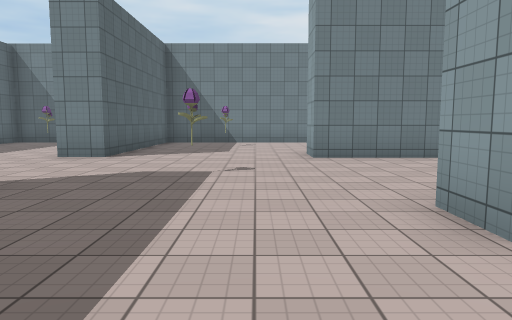
[1] (above)

23 first-person views from a walk through a Unity game level. The camera is 1.5 m above the floor, tilts 6° down and sees 70° across. The floor is counted in squares, 2 m on a side. Each view is taken from the middle of a square. On the plan, view 1 faces up. The plan holds only what a view shows up to about 11 squares ahead; the rest is blank. The place goes on beyond the plan. Surface patterns are stand-ins for the level's own textures.

[2]
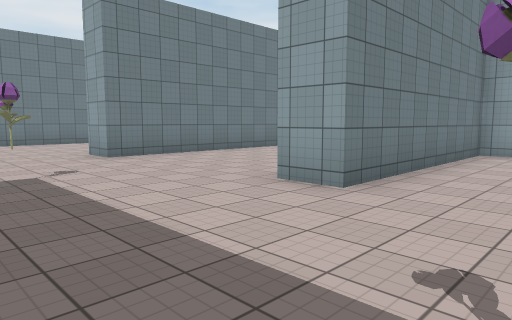

[3]
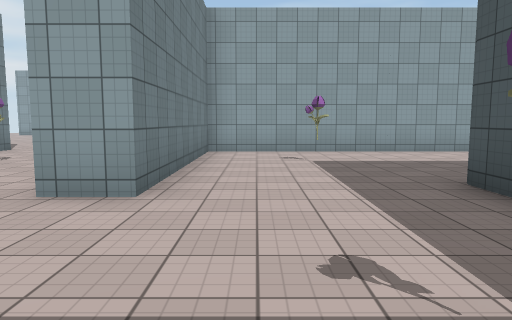

[4]
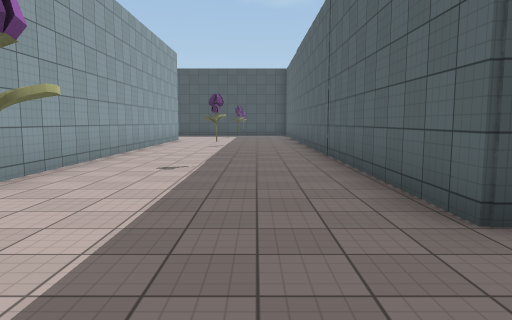

[5]
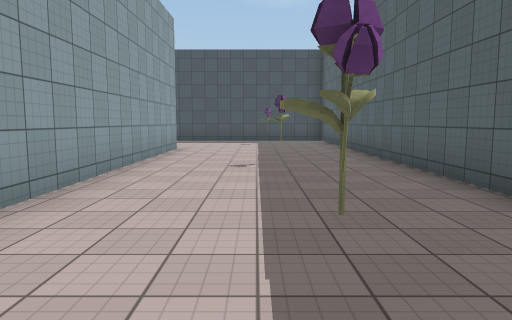

[6]
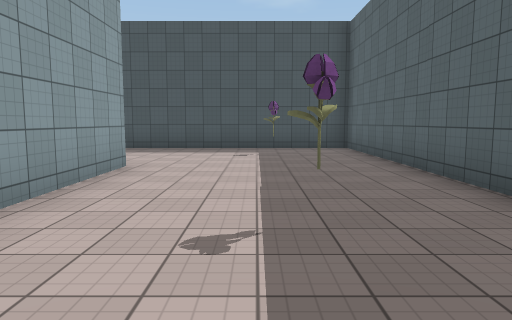

[7]
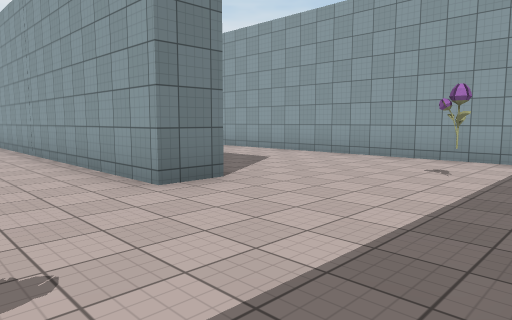

[8]
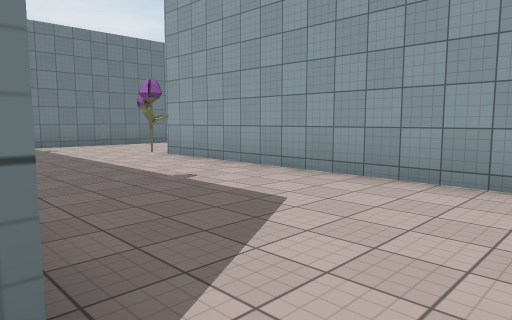

[9]
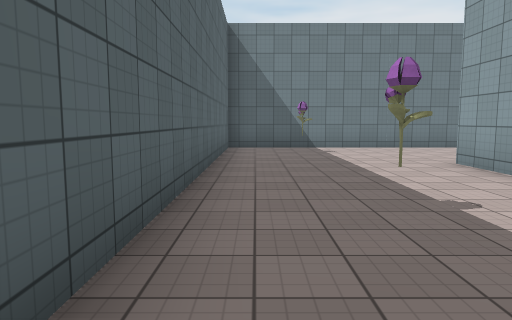

[10]
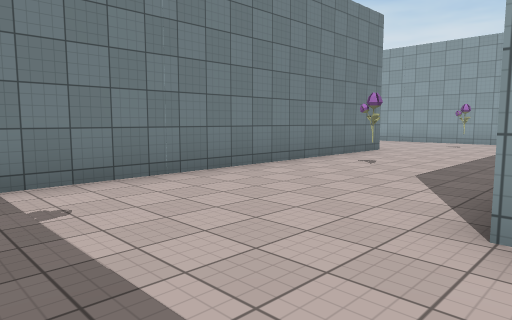

[11]
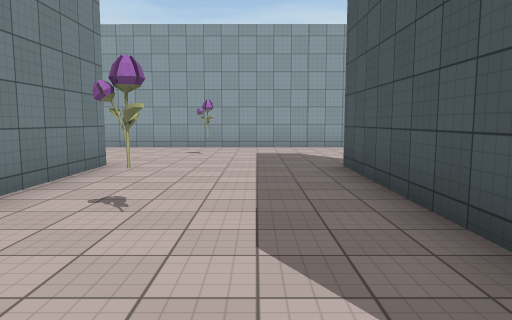

[12]
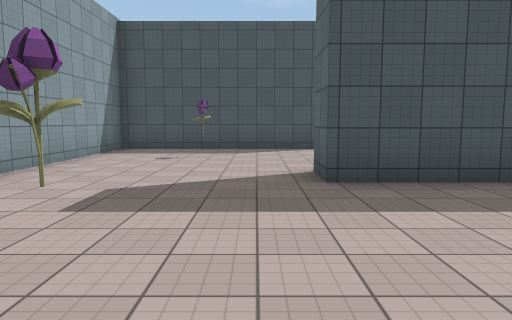

[13]
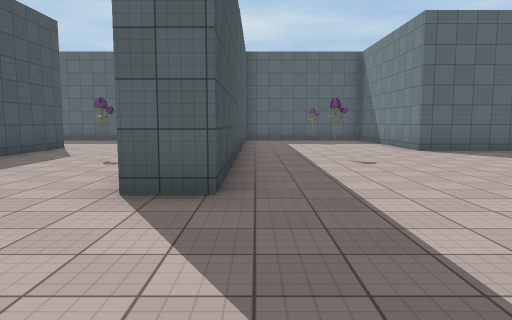

[14]
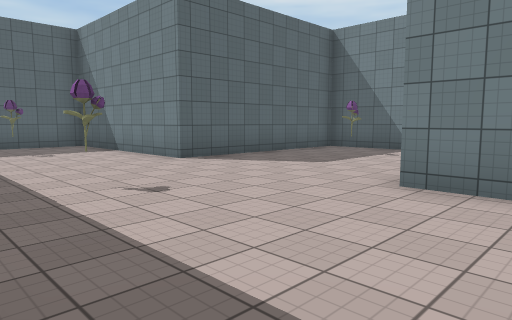

[15]
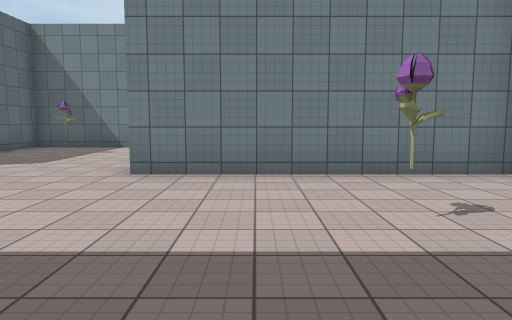

[16]
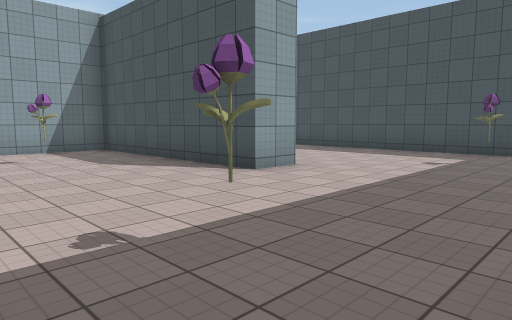

[17]
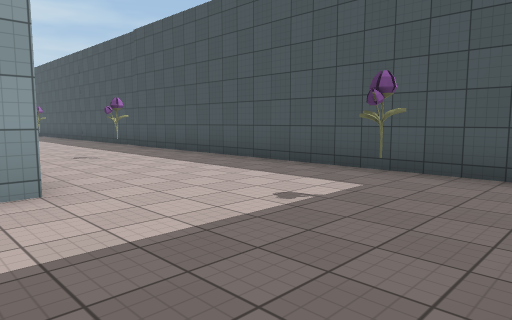

[18]
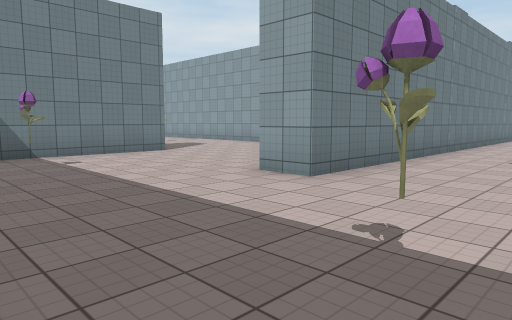

[19]
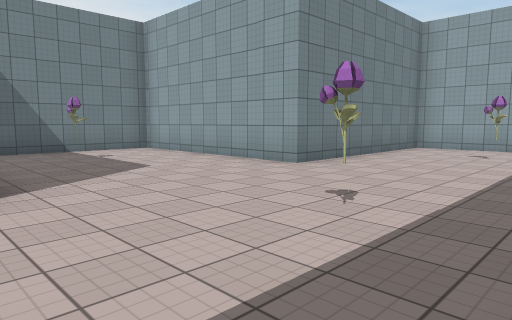

[20]
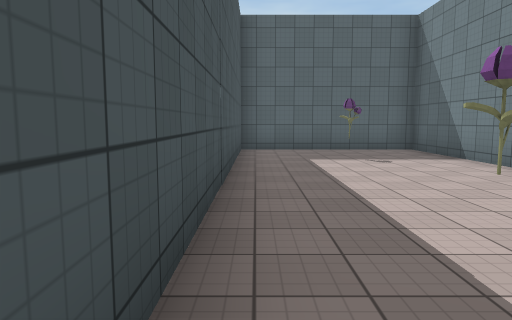

[21]
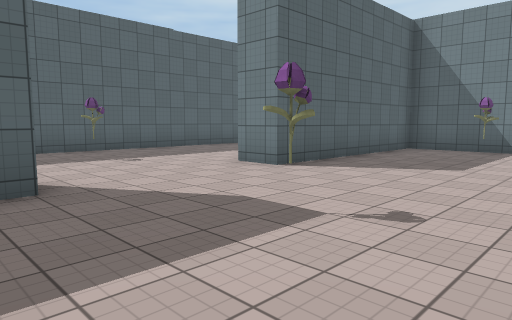

[22]
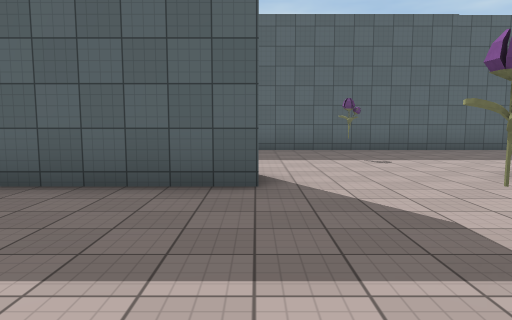

[23]
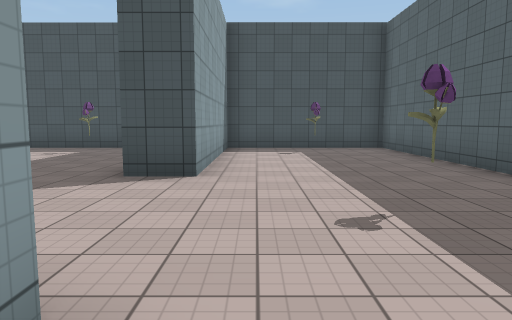

### Floor plan
Points are (right, up) in squares from view 1. A wall is a line through its corners. A room is listed if a view was taken in it or the views show most of it. See-through windows are left out.
Room 1 (views 1, 2, 3, 4, 5, 6, 7, 8, 9, 10, 11, 12, 13, 14, 15, 16, 17, 18, 19, 20, 21, 22, 23)
walls: (8.6, -2.4) (19.3, -2.4) (19.3, -3.4) (8.2, -3.4) (8.2, -13); (7.8, 7.6) (1.2, 7.6) (1.2, 8.6); (-1.2, -1.5) (2.4, -1.5) (2.4, -18.4) (8.8, -18.4); (8.2, -14.2) (7.2, -14.2) (7.2, 2.2) (1.6, 2.2) (1.6, 3.2); (12.6, -16.8) (12.6, -7.5) (19.3, -7.5) (19.3, -8.5) (15.5, -8.5); (21, -14.2) (18, -14.2) (18, -13) (23.7, -13) (23.7, 2.2) (18.2, 2.2) (18.2, 7.6) (13.6, 7.6) (13.6, 2.2) (8.2, 2.2) (8.2, -2.5); (14.9, -18.4) (24.2, -18.4); (-3.2, 13.4) (-3.2, 7.6) (-4.2, 7.6); (24.5, -14.2) (21.1, -14.2); (-8.6, 10.8) (-8.6, -1.5) (-4.2, -1.5) (-4.2, 4) (-3.2, 4) (-3.2, 1)
objects: flower (-6, 0); flower (-6, 6); other object (-6, 11); flower (-1, 0); flower (-1, 5); flower (-1, 11); flower (5, -17); flower (5, -11); flower (5, -5); flower (5, 0); other object (5, 6); flower (10, -17); flower (10, -11); flower (10, -5); flower (10, 0); flower (16, -16); flower (16, -10); flower (16, -5); flower (16, 0); flower (16, 6); flower (21, -16); flower (21, -11); flower (21, -5); flower (21, 0)

Positions as (right, up) in squares from view 1, and headings:
1: (0, 0), facing up
2: (-2, 0), facing up-right
3: (-2, 1), facing right
4: (4, 1), facing down
5: (5, -4), facing down
6: (5, -8), facing down
7: (5, -18), facing up-right
8: (8, -15), facing up-right
9: (9, -14), facing up
10: (10, -8), facing up-right
11: (13, -6), facing right
12: (20, -3), facing down
13: (23, -2), facing left
14: (20, -2), facing up-left
15: (20, -3), facing up
16: (14, -9), facing down-right
17: (14, -13), facing down-right
18: (14, -17), facing up-right
19: (13, -2), facing up-right
20: (18, -2), facing left
21: (1, 3), facing up-left
22: (1, 4), facing left
23: (-5, 9), facing down
